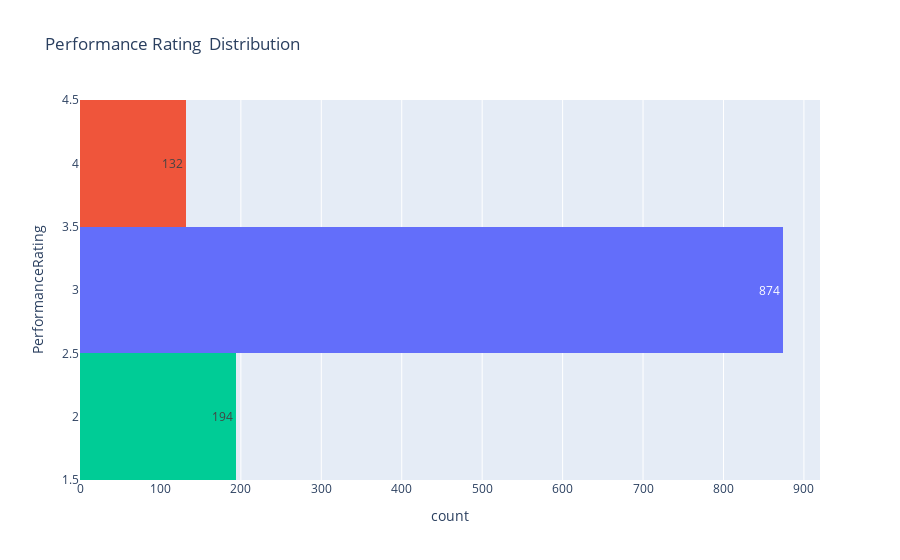

The notebook cell saved with this chart:
### Markdown cell above
This provides output that shows the frequency of different performance ratings in the df_emp_performance DataFrame.

##### Observations:

* Most Common Rating: The performance rating of 3 (likely representing average performance) is the most common, with 874 occurrences.
* Distribution: The distribution is right-skewed, meaning there are more employees with lower ratings compared to higher ratings.
* Outliers: The ratings of 2 and 4 have lower frequencies, indicating that these are less common performance levels.

##### Inferences:

* Performance Focus: The right-skewed distribution suggests that a larger proportion of employees need to improve their performance.
* Performance Management: Organizations might need to focus on strategies to improve the performance of employees with lower ratings.
* High Performers: The presence of a small number of employees with a rating of 4 indicates that there are some high-performing individuals who could serve as role models or mentors.

### Code cell
class_dis = px.histogram(
    data_frame = df_emp_performance,
    y = 'PerformanceRating',
    color = 'PerformanceRating',
    title = 'Performance Rating  Distribution',
    text_auto=True
    )
class_dis.update_layout(showlegend=False)
class_dis.show()
df_emp_performance['PerformanceRating'].value_counts()

### Figure 1 — Plotly figure (JSON) as saved in the notebook; plotly's stock layout.template omitted (floating-point values rounded to 4 significant figures; data arrays with more than 128 entries replaced by an {"elided": "..."} marker saying what was removed)
{"data": [{"alignmentgroup": "True", "bingroup": "y", "hovertemplate": "PerformanceRating=%{y}<br>count=%{x}<extra></extra>", "legendgroup": "3", "marker": {"color": "#636efa", "pattern": {"shape": ""}}, "name": "3", "offsetgroup": "3", "orientation": "h", "showlegend": true, "texttemplate": "%{value}", "type": "histogram", "xaxis": "x", "y": {"elided": "874 int values"}, "yaxis": "y"}, {"alignmentgroup": "True", "bingroup": "y", "hovertemplate": "PerformanceRating=%{y}<br>count=%{x}<extra></extra>", "legendgroup": "4", "marker": {"color": "#EF553B", "pattern": {"shape": ""}}, "name": "4", "offsetgroup": "4", "orientation": "h", "showlegend": true, "texttemplate": "%{value}", "type": "histogram", "xaxis": "x", "y": {"elided": "132 int values"}, "yaxis": "y"}, {"alignmentgroup": "True", "bingroup": "y", "hovertemplate": "PerformanceRating=%{y}<br>count=%{x}<extra></extra>", "legendgroup": "2", "marker": {"color": "#00cc96", "pattern": {"shape": ""}}, "name": "2", "offsetgroup": "2", "orientation": "h", "showlegend": true, "texttemplate": "%{value}", "type": "histogram", "xaxis": "x", "y": {"elided": "194 int values"}, "yaxis": "y"}], "layout": {"barmode": "relative", "legend": {"title": {"text": "PerformanceRating"}, "tracegroupgap": 0}, "showlegend": false, "title": {"text": "Performance Rating  Distribution"}, "xaxis": {"anchor": "y", "domain": [0, 1], "title": {"text": "count"}}, "yaxis": {"anchor": "x", "categoryarray": [2, 4, 3], "categoryorder": "array", "domain": [0, 1], "title": {"text": "PerformanceRating"}}}}
